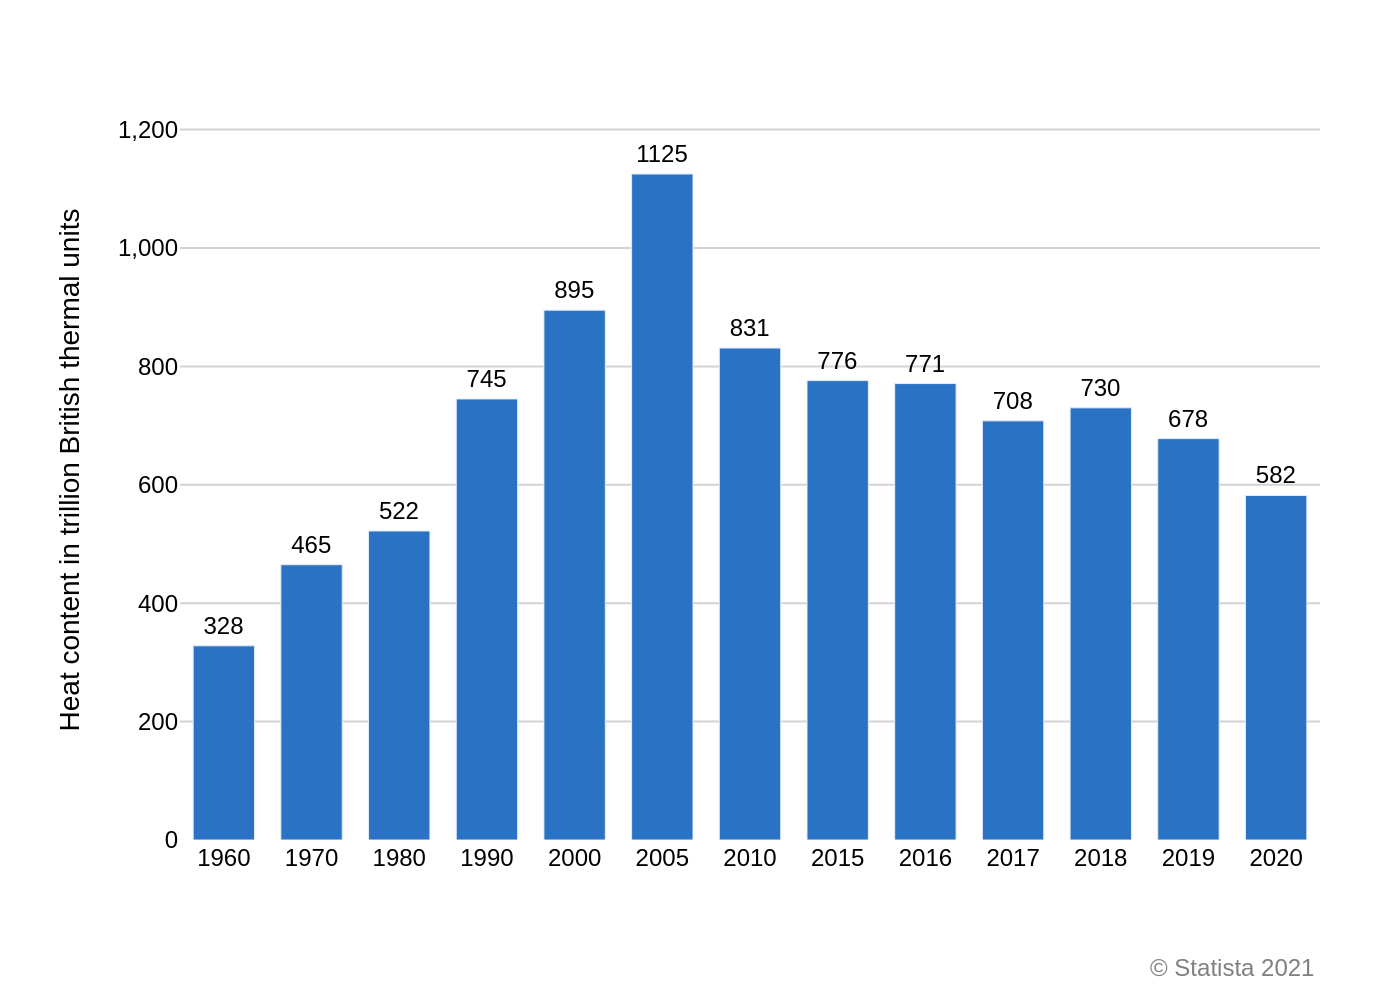

This figure's Python source:
import sys
import json
import plotly.graph_objects as go

# Check if the JSON file path is provided as a command-line argument
if len(sys.argv) != 2:
    print("Usage: python generate_chart.py <path_to_json_file>")
    sys.exit(1)

json_path = sys.argv[1]

# Load data from the specified JSON file
try:
    with open(json_path, 'r', encoding='utf-8') as f:
        chart_data = json.load(f)
except FileNotFoundError:
    print(f"Error: JSON file not found at {json_path}")
    sys.exit(1)
except json.JSONDecodeError:
    print(f"Error: Could not decode JSON from {json_path}")
    sys.exit(1)

# --- Chart Recreation from JSON data ---

# Extract data for plotting
data = chart_data['chart_data']
texts = chart_data['texts']
colors = chart_data['colors']

x_values = [d['x'] for d in data]
y_values = [d['y'] for d in data]

# Initialize the figure
fig = go.Figure()

# Add the bar trace
fig.add_trace(go.Bar(
    x=x_values,
    y=y_values,
    marker_color=colors[0],
    text=y_values,
    textposition='outside',
    cliponaxis=False,
    textfont=dict(
        family="Arial",
        size=12,
        color='black'
    )
))

# Build title string, handling null values
title_text = ""
if texts.get('title'):
    title_text += f"<b>{texts['title']}</b>"
if texts.get('subtitle'):
    if title_text:
        title_text += "<br>"
    title_text += f"<i>{texts['subtitle']}</i>"

# Create a list for annotations, starting with the source
annotations = []
if texts.get('source'):
    annotations.append(
        dict(
            xref="paper", yref="paper",
            x=1.0, y=-0.15,
            xanchor='right', yanchor='top',
            text=texts['source'],
            showarrow=False,
            font=dict(family="Arial", size=12, color="gray")
        )
    )

# Update layout
fig.update_layout(
    title=dict(text=title_text, x=0.05, xanchor='left'),
    xaxis_title=texts.get('x_axis_title'),
    yaxis_title=texts.get('y_axis_title'),
    yaxis=dict(
        range=[0, 1250],
        showgrid=True,
        gridcolor='lightgray',
        gridwidth=1,
        zeroline=False,
        tickformat=","
    ),
    xaxis=dict(
        showgrid=False,
        zeroline=False,
        tickfont=dict(size=12)
    ),
    font=dict(family="Arial", size=12, color="black"),
    plot_bgcolor='white',
    showlegend=False,
    margin=dict(l=90, r=40, t=50, b=80),
    annotations=annotations,
    bargap=0.3
)

# --- Output ---

# Generate the output filename from the input JSON path
if json_path.endswith('.json'):
    output_filename = json_path[:-5] + '.png'
else:
    output_filename = json_path + '.png'

# Save the figure as a PNG image
fig.write_image(output_filename, scale=2)

print(f"Chart saved to {output_filename}")
